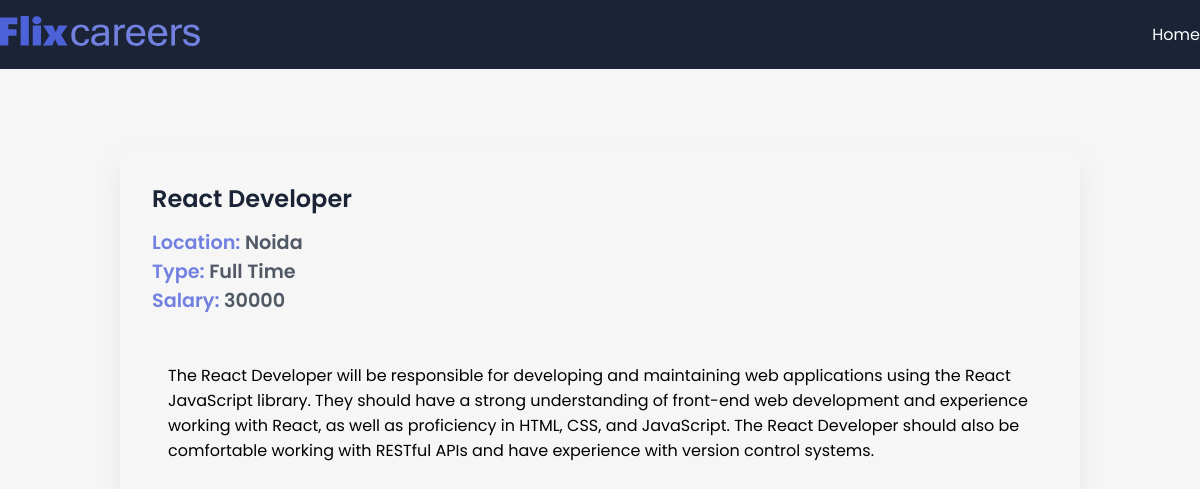
/job/1, run on the app's committed database.
### app/models.py (models this page shows, shortened)
class jobPost(models.Model):
    JOB_TYPE = [
        ('Full Time', 'Full Time'),
        ('Part Time', 'Part Time'),
    ]
    title = models.CharField(max_length=255)
    description = models.TextField()
    date = models.DateTimeField(auto_now_add=True)
    salary = models.IntegerField()
    slug = models.SlugField(null=True, max_length=40, unique=True)
    location = models.OneToOneField(
        Location, on_delete=models.CASCADE, null=True)  # type: ignore
    author = models.ForeignKey(Author, on_delete=models.CASCADE, null=True)
    skills = models.ManyToManyField(Skills)
    type = models.CharField(max_length=200, null=False, choices=JOB_TYPE)

class Location(models.Model):
    city = models.CharField(max_length=200)
    state = models.CharField(max_length=200)
    country = models.CharField(max_length=200)
    pin_code = models.CharField(max_length=8)

### app/views.py (the view)
# urls.py: path('job/<int:id>', views.job_detail, name='jobs_detail'),
def job_detail(request, id):
    print(type(id))
    try:
        if id == 0:
            return redirect(reverse('jobs_home'))
        job = jobPost.objects.get(id=id)
        context = {"job": job}
        return render(request, "app/job_detail.html", context)
    except:
        return HttpResponseNotFound("Not Found")

### app/templates/app/job_detail.html
{% extends 'base.html' %} {% block title %}{{job.title}}{% endblock title %}
{%block content %}
<section>
  <div class="container">
    <div class="view-post">
      <h1 class="jobtitle">{{ job.title }}</h1>
      <p class="location it">Location: <span>{{job.location.city}}</span></p>
      <p class="status it">Type: <span>{{job.type}}</span></p>
      <p class="budget it">Salary: <span>{{job.salary}}</span></p>
      <div class="desc">
        <p class="details">{{job.description}}</p>
      </div>
    </div>
  </div>
</section>
{% endblock content %}

### app/static/app/style.css (style rules this page uses)
* { margin: 0; padding: 0; box-sizing: border-box; font-family: "Poppins", sans-serif; }
:root { --blue: #4d62d8; --lblue: #7281e0; --card: #fdfdfd; --shadow: #64646f17 0px 12px 29px 0px; --nav: #1b2436; }
body { background: #f5f6f5; }
.container { max-width: 1200px; margin: auto; }
.view-post { width: 80%; border-radius: 10px; box-shadow: var(--shadow); margin: 5em auto; padding: 2em; }
.desc { max-height: 300px; overflow-y: scroll; margin: 2em 0; padding: 1em; }
.jobtitle { font-size: 1.5rem; color: var(--nav); font-weight: 600; margin-bottom: 0.5em; }
.it { font-size: 1.2rem; font-weight: 600; color: var(--lblue); }
.it span { color: #1b2436c0; }

### data on the page
jobPost: title "React Developer", location.city "Noida", type "Full Time", salary "30000", description "The React Developer will be responsible for developing and maintaining web applications using the React JavaScript library. They should have a strong understanding of front-end web development and experience working with React, as well as proficiency in HTML, CSS, and JavaScript. The React Developer should also be comfortable working with RESTful APIs and have experience with version control systems."
